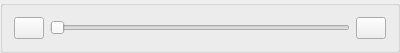
<?xml version="1.0" encoding="UTF-8"?>
<ui version="4.0">
 <class>AnimControl</class>
 <widget class="QGroupBox" name="AnimControl">
  <property name="geometry">
   <rect>
    <x>0</x>
    <y>0</y>
    <width>400</width>
    <height>44</height>
   </rect>
  </property>
  <property name="windowTitle">
   <string>Form</string>
  </property>
  <layout class="QHBoxLayout" name="horizontalLayout">
   <item>
    <widget class="QPushButton" name="pause_button">
     <property name="sizePolicy">
      <sizepolicy hsizetype="Fixed" vsizetype="Fixed">
       <horstretch>0</horstretch>
       <verstretch>0</verstretch>
      </sizepolicy>
     </property>
     <property name="maximumSize">
      <size>
       <width>30</width>
       <height>16777215</height>
      </size>
     </property>
     <property name="text">
      <string/>
     </property>
    </widget>
   </item>
   <item>
    <widget class="QSlider" name="seek_slider">
     <property name="orientation">
      <enum>Qt::Horizontal</enum>
     </property>
    </widget>
   </item>
   <item>
    <widget class="QPushButton" name="detach_button">
     <property name="sizePolicy">
      <sizepolicy hsizetype="Fixed" vsizetype="Fixed">
       <horstretch>0</horstretch>
       <verstretch>0</verstretch>
      </sizepolicy>
     </property>
     <property name="maximumSize">
      <size>
       <width>30</width>
       <height>16777215</height>
      </size>
     </property>
     <property name="text">
      <string/>
     </property>
     <property name="icon">
      <iconset theme="accessories-calculator"/>
     </property>
    </widget>
   </item>
  </layout>
 </widget>
 <resources/>
 <connections/>
</ui>
